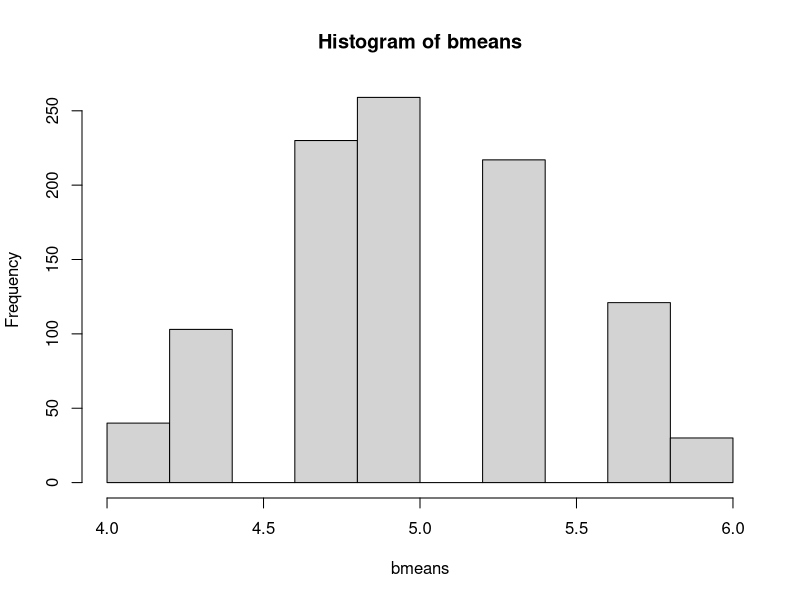
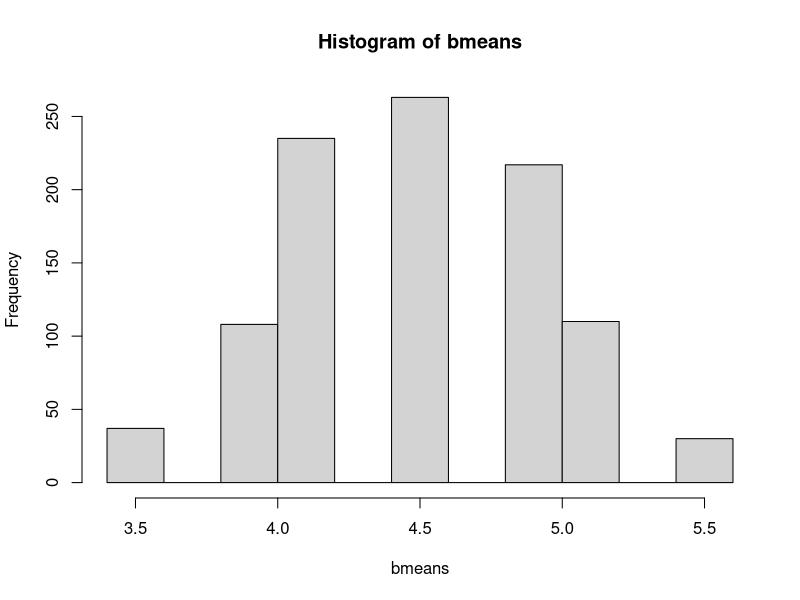

Write the R code that produced these figures, in order.
#Sample mean bootstrap example: Create a confidence interval.
x <- c(4,5,6)
n <- length(x)

nreps <- 1000 #Should be at least 10,000 for most real inference.  
#Setting to 1000 here only to prevent computational overload.

bmeans <- rep(NA, nreps)  #Creating the bootstrapped means vector, full of missing values.
for(i in 1:nreps){
  bsample <- sample(x, replace=TRUE)
  bmeans[i] <- mean(bsample)
}

#Notice that bmeans contains the sampling distribution of the sample means:
hist(bmeans)



#Create a confidence interval:  For a 95% interval, I need the 2.5th and 97.5th percentiles:
sorted <- sort(bmeans)
sorted[25]
sorted[975]
#To find out whether nreps was large enough, run this again and check that the interval stays the same.






#Create a p-value for testing the alternative that mu > 4.5: First, assume the null that mu = 5.
xnull <- x - mean(x) + 4.5
n <- length(xnull)

nreps <- 1000

bmeans <- rep(NA, nreps)  #Creating the bootstrapped means vector, full of missing values.
for(i in 1:nreps){
  bsample <- sample(xnull, replace=TRUE)
  bmeans[i] <- mean(bsample)
}

hist(bmeans)  #Double check that we have the mean of the sampling distribution equal to the hypothesized mean.
p.val <- length(which(bmeans >=5)) / length(bmeans) #P-value is proportion of x-bars >= 5.


